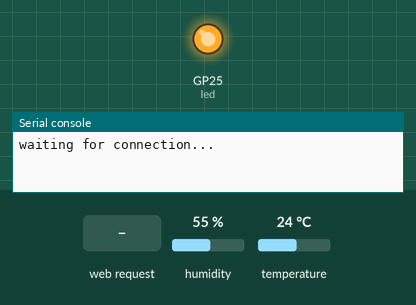
The program below on a simulated Raspberry Pi Pico running MicroPython. On the bench: output pins drawn as LEDs (lit = HIGH), the last lines printed to the serial console. Inputs (shaded band) come from the test bench; at power-on: humidity 55 %, temperature 24 °C. WiFi joins after 1.5 s; values from a settings file that is not in the repository are placeholders.

Above: at 0.1 s.
At 3.2 s:
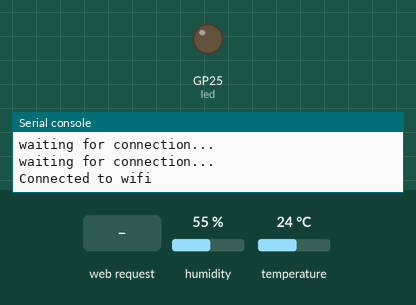
3.3 s: HTTP request GET / received
Timing chart, 0 to 6.3 s (numbered marks = the images above; inputs shaded):
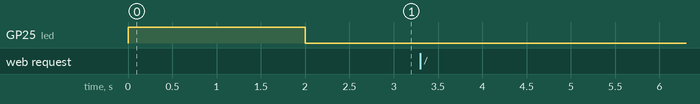

The program:

main.py
```python
from machine import Pin, I2C
import utime as time
from dht import DHT11, InvalidChecksum
import network
import secrets
import time
import socket
import json

led = machine.Pin('LED', machine.Pin.OUT)
led.on()

def meassure():
    try:
        return ((sensor.temperature), (sensor.humidity))
    except:
        return

def connect_to_wifi():
    wlan.connect(secrets.SSID, secrets.PASSWORD)

    max_wait = 10
    while max_wait > 0:
        if wlan.status() < 0 or wlan.status() >= 3:
            break
        max_wait -= 1
        print('waiting for connection...')
        time.sleep(1)

    if wlan.status() != 3:
        print('network connection failed')

def check_wifi():
    if not wlan.isconnected():
        led.on()
        print("Disconnected from wifi")
        print('Reconnecting to wifi...')
        while not wlan.isconnected():
            connect_to_wifi()
        print("Reconnected to the wifi")
        print( 'Ip = ' + wlan.ifconfig()[0] )
        led.off()

pin = Pin(28, Pin.OUT, Pin.PULL_DOWN)
sensor = DHT11(pin)

wlan = network.WLAN(network.STA_IF)
wlan.active(True)
connect_to_wifi()

if wlan.isconnected():
    while not wlan.isconnected():
        connect_to_wifi()
    print('Connected to wifi')
    led.off()

addr = socket.getaddrinfo('0.0.0.0', 80)[0][-1]

s = socket.socket()
s.bind(addr)
s.listen(1)

while True:
    check_wifi()

    s.settimeout(60)
    try:
        cl, addr = s.accept()
        print('Request from: ', addr)
        request = cl.recv(1024)

        m = meassure()

        if m:
            cl.send('HTTP/1.0 200 OK\r\nContent-type: application/json\r\n\r\n')
            cl.send("{\"temperature\":%s, \"humidity\":%s}" % (m[0], m[1]))
        else:
            cl.send('HTTP/1.0 500 Internal Server Error\r\nContent-type: application/json\r\n\r\n')
            cl.send("{\"error\":\"Error while reading sensor data\"}")

        cl.close()

    except OSError as e:
        try:
            cl.close()
            print('connection closed')
        except:
            pass
```
